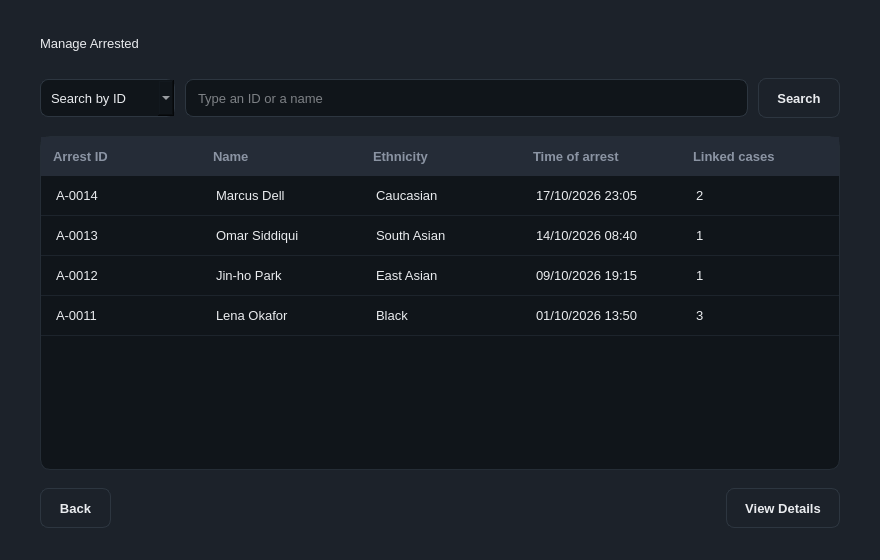
<?xml version="1.0" encoding="UTF-8"?>
<ui version="4.0">
 <class>MainWindow</class>
 <widget class="QMainWindow" name="MainWindow">
  <property name="geometry"><rect><x>0</x><y>0</y><width>880</width><height>560</height></rect></property>
  <property name="windowTitle"><string>MainWindow</string></property>
  <property name="styleSheet"><string notr="true">/* Asche Yiu Police Department - dark / gold theme
   Shared by every .ui file. Widgets pick a style through the dynamic
   property  variant  (Qt Designer: Property Editor &gt; Dynamic Properties). */

QMainWindow, QDialog, QWidget#centralwidget { background: #1c222a; }
QWidget { color: #eaecef; font-family: "Inter", "SF Pro Text", "Segoe UI", "Helvetica Neue", sans-serif; font-size: 13px; }
QLabel { background: transparent; }
QCheckBox { background: transparent; spacing: 8px; }

/* ---- typography ---- */
QLabel[variant="title"]     { font-size: 20px; font-weight: 700; color: #eaecef; }
QLabel[variant="subtitle"]  { font-size: 13px; color: #8b94a3; }
QLabel[variant="field"]     { color: #8b94a3; }
QLabel[variant="section"]   { color: #eaecef; font-size: 14px; font-weight: 600; }
QLabel[variant="cardTitle"] { font-size: 16px; font-weight: 700; color: #eaecef; }
QLabel[variant="value"]     { font-size: 14px; font-weight: 600; color: #eaecef; }
QLabel[variant="hint"]      { color: #8b94a3; font-size: 12px; }
QLabel[variant="stat"]      { color: #c3a459; font-size: 22px; font-weight: 700; }
QFrame[variant="accent"]    { background: #c3a459; border: none; border-radius: 1px; }

/* ---- badges / icons ---- */
QLabel[variant="badgeGold"]  { background: rgba(195,164,89,40);  color: #c3a459; border-radius: 10px; padding: 3px 10px; font-size: 11px; font-weight: 700; }
QLabel[variant="badgeGreen"] { background: rgba(111,159,125,40); color: #7fb08c; border-radius: 10px; padding: 3px 10px; font-size: 11px; font-weight: 700; }
QLabel[variant="badgeRed"]   { background: rgba(184,105,95,45);  color: #cf7d72; border-radius: 10px; padding: 3px 10px; font-size: 11px; font-weight: 700; }
QLabel[variant="badgeMuted"] { background: rgba(139,148,163,35); color: #aab2bf; border-radius: 10px; padding: 3px 10px; font-size: 11px; font-weight: 700; }
QLabel[variant="avatar"]     { background: #c3a459; color: #10151a; border-radius: 24px; font-size: 16px; font-weight: 700; }
QLabel[variant="iconGold"]   { background: rgba(195,164,89,40);  color: #c3a459; border-radius: 30px; font-size: 26px; font-weight: 700; }
QLabel[variant="iconRed"]    { background: rgba(184,105,95,45);  color: #cf7d72; border-radius: 30px; font-size: 26px; font-weight: 700; }

/* ---- containers ---- */
QFrame[variant="card"]      { background: #252c37; border: 1px solid #2d3640; border-radius: 12px; }
QFrame[variant="notice"]    { background: rgba(195,164,89,26);  border: 1px solid rgba(195,164,89,90);  border-radius: 8px; }
QFrame[variant="noticeRed"] { background: rgba(184,105,95,30);  border: 1px solid rgba(184,105,95,100); border-radius: 8px; }
QFrame[variant="dropzone"]  { background: #10151a; border: 1px dashed #3a4552; border-radius: 10px; }
QFrame[variant="card"] QLabel, QFrame[variant="notice"] QLabel, QFrame[variant="noticeRed"] QLabel, QFrame[variant="dropzone"] QLabel { border: none; }

/* ---- inputs ---- */
QLineEdit, QTextEdit, QPlainTextEdit, QDateTimeEdit, QSpinBox, QDoubleSpinBox, QComboBox {
    background: #10151a; border: 1px solid #2d3640; border-radius: 8px; padding: 8px 10px; min-height: 20px;
    selection-background-color: #c3a459; selection-color: #10151a; }
QLineEdit:focus, QTextEdit:focus, QPlainTextEdit:focus, QDateTimeEdit:focus, QSpinBox:focus, QDoubleSpinBox:focus, QComboBox:focus { border: 1px solid #c3a459; }
QLineEdit[readOnly="true"], QPlainTextEdit[readOnly="true"], QTextEdit[readOnly="true"] { background: #161c22; color: #eaecef; }
QComboBox QAbstractItemView { background: #10151a; border: 1px solid #2d3640; selection-background-color: #2b3440; selection-color: #eaecef; outline: 0; }

/* ---- buttons ---- */
QPushButton { background: #1c222a; border: 1px solid #2d3640; border-radius: 8px; padding: 9px 18px; min-height: 20px; font-weight: 600; color: #eaecef; }
QPushButton:hover { background: #232b35; border-color: #3a4552; }
QPushButton:pressed { background: #10151a; }
QPushButton:disabled { color: #5b6573; border-color: #252d36; }
QPushButton[variant="primary"] { background: #c3a459; border: 1px solid #c3a459; color: #10151a; font-weight: 700; }
QPushButton[variant="primary"]:hover { background: #cfb26a; border-color: #cfb26a; }
QPushButton[variant="primary"]:pressed { background: #b39549; }
QPushButton[variant="primary"]:disabled { background: #4a4332; border-color: #4a4332; color: #8a8168; }
QPushButton[variant="accept"] { background: #273235; border: 1px solid #34483f; color: #7fb08c; font-weight: 700; }
QPushButton[variant="accept"]:hover { background: #2c3a3d; }
QPushButton[variant="reject"] { background: #2f2b31; border: 1px solid #4a3638; color: #cf7d72; font-weight: 700; }
QPushButton[variant="reject"]:hover { background: #352e34; }
QPushButton[variant="tile"] { background: #252c37; border: 1px solid #2d3640; border-radius: 12px; padding: 16px 20px; text-align: left; font-size: 14px; font-weight: 500; }
QPushButton[variant="tile"]:hover { border-color: #c3a459; background: #29313d; }

/* ---- lists / tables ---- */
QListWidget, QTableWidget, QTreeWidget { background: #10151a; border: 1px solid #252d36; border-radius: 10px; outline: 0; gridline-color: transparent; alternate-background-color: #131920; }
QListWidget::item { padding: 10px 12px; border-bottom: 1px solid #1d242c; }
QListWidget::item:selected, QTableWidget::item:selected { background: #232b35; color: #eaecef; }
QListWidget::item:hover, QTableWidget::item:hover { background: #1a2129; }
QTableWidget::item { padding: 8px 12px; border-bottom: 1px solid #1d242c; }
QHeaderView { background: #252c37; border: none; border-top-left-radius: 10px; border-top-right-radius: 10px; }
QHeaderView::section { background: #252c37; color: #8b94a3; font-weight: 600; border: none; padding: 10px 12px; }
QTableCornerButton::section { background: #252c37; border: none; }
QTableView::indicator, QListView::indicator, QCheckBox::indicator { width: 16px; height: 16px; border: 1px solid #3a4552; border-radius: 4px; background: #10151a; }
QTableView::indicator:checked, QListView::indicator:checked, QCheckBox::indicator:checked { background: #c3a459; border-color: #c3a459; }

/* ---- tabs ---- */
QTabWidget::pane { border: none; top: 8px; }
QTabBar::tab { background: transparent; color: #8b94a3; padding: 8px 16px; margin-right: 4px; border: none; border-bottom: 2px solid #2d3640; font-weight: 600; }
QTabBar::tab:selected { color: #eaecef; border-bottom: 2px solid #c3a459; }
QTabBar::tab:hover:!selected { color: #c9ced6; }

/* ---- scrollbars ---- */
QScrollBar:vertical { background: transparent; width: 10px; margin: 2px; }
QScrollBar::handle:vertical { background: #2d3640; border-radius: 3px; min-height: 24px; }
QScrollBar:horizontal { background: transparent; height: 10px; margin: 2px; }
QScrollBar::handle:horizontal { background: #2d3640; border-radius: 3px; min-width: 24px; }
QScrollBar::add-line, QScrollBar::sub-line { width: 0; height: 0; }
QScrollBar::add-page, QScrollBar::sub-page { background: transparent; }

/* spin boxes: keep typing area clean, arrows via keyboard / wheel */
QSpinBox::up-button, QSpinBox::down-button, QDoubleSpinBox::up-button, QDoubleSpinBox::down-button { width: 0; border: none; }
</string></property>
  <widget class="QWidget" name="centralwidget"><layout class="QVBoxLayout" name="layout_179"><property name="leftMargin"><number>40</number></property><property name="topMargin"><number>36</number></property><property name="rightMargin"><number>40</number></property><property name="bottomMargin"><number>32</number></property><property name="spacing"><number>18</number></property><item><layout class="QVBoxLayout" name="layout_175"><property name="leftMargin"><number>0</number></property><property name="topMargin"><number>0</number></property><property name="rightMargin"><number>0</number></property><property name="bottomMargin"><number>0</number></property><property name="spacing"><number>6</number></property><item><widget class="QLabel" name="lblTitle"><property name="variant" stdset="0"><string>title</string></property><property name="text"><string>Manage Arrested</string></property></widget></item><item><widget class="QFrame" name="qframe_174"><property name="variant" stdset="0"><string>accent</string></property><property name="minimumSize"><size><width>32</width><height>3</height></size></property><property name="maximumSize"><size><width>32</width><height>3</height></size></property></widget></item></layout></item><item><layout class="QHBoxLayout" name="layout_176" stretch="0,1,0"><property name="leftMargin"><number>0</number></property><property name="topMargin"><number>0</number></property><property name="rightMargin"><number>0</number></property><property name="bottomMargin"><number>0</number></property><property name="spacing"><number>10</number></property><item><widget class="QComboBox" name="cmbSearchBy"><item><property name="text"><string>Search by ID</string></property></item><item><property name="text"><string>Search by name</string></property></item></widget></item><item><widget class="QLineEdit" name="edtSearch"><property name="placeholderText"><string>Type an ID or a name</string></property></widget></item><item><widget class="QPushButton" name="btnSearch"><property name="text"><string>Search</string></property></widget></item></layout></item><item><widget class="QTableWidget" name="tblArrested"><property name="rowCount"><number>4</number></property><property name="columnCount"><number>5</number></property><property name="editTriggers"><enum>QAbstractItemView::NoEditTriggers</enum></property><property name="selectionBehavior"><enum>QAbstractItemView::SelectRows</enum></property><property name="selectionMode"><enum>QAbstractItemView::SingleSelection</enum></property><property name="showGrid"><bool>false</bool></property><property name="horizontalScrollBarPolicy"><enum>Qt::ScrollBarAlwaysOff</enum></property><property name="minimumSize"><size><width>0</width><height>250</height></size></property><attribute name="horizontalHeaderDefaultSectionSize"><number>160</number></attribute><attribute name="horizontalHeaderStretchLastSection"><bool>true</bool></attribute><attribute name="verticalHeaderVisible"><bool>false</bool></attribute><attribute name="verticalHeaderDefaultSectionSize"><number>40</number></attribute><column><property name="text"><string>Arrest ID</string></property><property name="textAlignment"><set>Qt::AlignLeading|Qt::AlignVCenter</set></property></column><column><property name="text"><string>Name</string></property><property name="textAlignment"><set>Qt::AlignLeading|Qt::AlignVCenter</set></property></column><column><property name="text"><string>Ethnicity</string></property><property name="textAlignment"><set>Qt::AlignLeading|Qt::AlignVCenter</set></property></column><column><property name="text"><string>Time of arrest</string></property><property name="textAlignment"><set>Qt::AlignLeading|Qt::AlignVCenter</set></property></column><column><property name="text"><string>Linked cases</string></property><property name="textAlignment"><set>Qt::AlignLeading|Qt::AlignVCenter</set></property></column><item row="0" column="0"><property name="text"><string>A-0014</string></property></item><item row="0" column="1"><property name="text"><string>Marcus Dell</string></property></item><item row="0" column="2"><property name="text"><string>Caucasian</string></property></item><item row="0" column="3"><property name="text"><string>17/10/2026 23:05</string></property></item><item row="0" column="4"><property name="text"><string>2</string></property></item><item row="1" column="0"><property name="text"><string>A-0013</string></property></item><item row="1" column="1"><property name="text"><string>Omar Siddiqui</string></property></item><item row="1" column="2"><property name="text"><string>South Asian</string></property></item><item row="1" column="3"><property name="text"><string>14/10/2026 08:40</string></property></item><item row="1" column="4"><property name="text"><string>1</string></property></item><item row="2" column="0"><property name="text"><string>A-0012</string></property></item><item row="2" column="1"><property name="text"><string>Jin-ho Park</string></property></item><item row="2" column="2"><property name="text"><string>East Asian</string></property></item><item row="2" column="3"><property name="text"><string>09/10/2026 19:15</string></property></item><item row="2" column="4"><property name="text"><string>1</string></property></item><item row="3" column="0"><property name="text"><string>A-0011</string></property></item><item row="3" column="1"><property name="text"><string>Lena Okafor</string></property></item><item row="3" column="2"><property name="text"><string>Black</string></property></item><item row="3" column="3"><property name="text"><string>01/10/2026 13:50</string></property></item><item row="3" column="4"><property name="text"><string>3</string></property></item></widget></item><item><layout class="QHBoxLayout" name="layout_178"><property name="leftMargin"><number>0</number></property><property name="topMargin"><number>0</number></property><property name="rightMargin"><number>0</number></property><property name="bottomMargin"><number>0</number></property><property name="spacing"><number>10</number></property><item><widget class="QPushButton" name="btnBack"><property name="text"><string>Back</string></property></widget></item><item><spacer name="spacer_177"><property name="orientation"><enum>Qt::Horizontal</enum></property><property name="sizeHint" stdset="0"><size><width>20</width><height>20</height></size></property></spacer></item><item><widget class="QPushButton" name="btnViewDetails"><property name="variant" stdset="0"><string>primary</string></property><property name="text"><string>View Details</string></property></widget></item></layout></item></layout></widget>
 </widget>
 <resources/>
 <connections/>
</ui>
